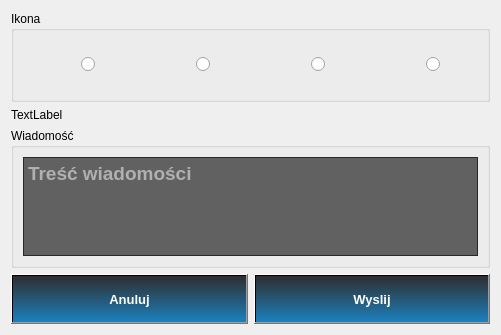
<?xml version="1.0" encoding="UTF-8"?>
<ui version="4.0">
 <class>Uslugi_odpowiedz</class>
 <widget class="QDialog" name="Uslugi_odpowiedz">
  <property name="geometry">
   <rect>
    <x>0</x>
    <y>0</y>
    <width>501</width>
    <height>335</height>
   </rect>
  </property>
  <property name="windowTitle">
   <string>Dialog</string>
  </property>
  <property name="styleSheet">
   <string notr="true">#Uslugi_odpowiedz{border-image: url(:/img/img/info_bg.jpeg);}
</string>
  </property>
  <layout class="QGridLayout" name="gridLayout_2">
   <item row="3" column="1">
    <widget class="QPushButton" name="pushButton">
     <property name="minimumSize">
      <size>
       <width>0</width>
       <height>50</height>
      </size>
     </property>
     <property name="font">
      <font>
       <family>Arial</family>
       <pointsize>10</pointsize>
       <weight>75</weight>
       <bold>true</bold>
      </font>
     </property>
     <property name="styleSheet">
      <string notr="true">background-color: qlineargradient(spread:pad, x1:0, y1:1, x2:0, y2:0, stop:0 rgba(29, 128, 189, 255), stop:1 rgba(46, 46, 46, 255));color:white</string>
     </property>
     <property name="text">
      <string>Wyslij</string>
     </property>
    </widget>
   </item>
   <item row="3" column="0">
    <widget class="QPushButton" name="pushButton_2">
     <property name="minimumSize">
      <size>
       <width>0</width>
       <height>50</height>
      </size>
     </property>
     <property name="font">
      <font>
       <family>Arial</family>
       <pointsize>10</pointsize>
       <weight>75</weight>
       <bold>true</bold>
      </font>
     </property>
     <property name="styleSheet">
      <string notr="true">background-color: qlineargradient(spread:pad, x1:0, y1:1, x2:0, y2:0, stop:0 rgba(29, 128, 189, 255), stop:1 rgba(46, 46, 46, 255));color:white</string>
     </property>
     <property name="text">
      <string>Anuluj</string>
     </property>
    </widget>
   </item>
   <item row="2" column="0" colspan="2">
    <widget class="QGroupBox" name="groupBox">
     <property name="sizePolicy">
      <sizepolicy hsizetype="Preferred" vsizetype="Expanding">
       <horstretch>0</horstretch>
       <verstretch>0</verstretch>
      </sizepolicy>
     </property>
     <property name="styleSheet">
      <string notr="true"/>
     </property>
     <property name="title">
      <string>Wiadomość</string>
     </property>
     <layout class="QGridLayout" name="gridLayout_4">
      <item row="0" column="0">
       <widget class="QTextEdit" name="textEdit">
        <property name="font">
         <font>
          <family>Arial</family>
          <pointsize>14</pointsize>
          <weight>75</weight>
          <bold>true</bold>
         </font>
        </property>
        <property name="styleSheet">
         <string notr="true">background-color: rgba(0, 0, 0, 150);color:white</string>
        </property>
        <property name="placeholderText">
         <string>Treść wiadomości </string>
        </property>
       </widget>
      </item>
     </layout>
    </widget>
   </item>
   <item row="0" column="0" colspan="2">
    <widget class="QGroupBox" name="groupBox_2">
     <property name="styleSheet">
      <string notr="true"/>
     </property>
     <property name="title">
      <string>Ikona</string>
     </property>
     <layout class="QGridLayout" name="gridLayout_3">
      <item row="1" column="1">
       <widget class="QRadioButton" name="radioButton">
        <property name="text">
         <string/>
        </property>
       </widget>
      </item>
      <item row="1" column="0">
       <widget class="QLabel" name="label">
        <property name="minimumSize">
         <size>
          <width>0</width>
          <height>50</height>
         </size>
        </property>
        <property name="baseSize">
         <size>
          <width>0</width>
          <height>0</height>
         </size>
        </property>
        <property name="styleSheet">
         <string notr="true">border-image: url(:/img/img/notiimg.png);</string>
        </property>
        <property name="text">
         <string/>
        </property>
       </widget>
      </item>
      <item row="1" column="3">
       <widget class="QRadioButton" name="radioButton_2">
        <property name="text">
         <string/>
        </property>
       </widget>
      </item>
      <item row="1" column="7">
       <widget class="QRadioButton" name="radioButton_4">
        <property name="text">
         <string/>
        </property>
       </widget>
      </item>
      <item row="1" column="5">
       <widget class="QRadioButton" name="radioButton_3">
        <property name="text">
         <string/>
        </property>
       </widget>
      </item>
      <item row="1" column="6">
       <widget class="QLabel" name="label_4">
        <property name="styleSheet">
         <string notr="true">border-image: url(:/img/img/notiimg4.png);</string>
        </property>
        <property name="text">
         <string/>
        </property>
       </widget>
      </item>
      <item row="1" column="2">
       <widget class="QLabel" name="label_2">
        <property name="styleSheet">
         <string notr="true">border-image: url(:/img/img/notiimg2.png);</string>
        </property>
        <property name="text">
         <string/>
        </property>
       </widget>
      </item>
      <item row="1" column="4">
       <widget class="QLabel" name="label_3">
        <property name="styleSheet">
         <string notr="true">border-image: url(:/img/img/notiimg3.png);</string>
        </property>
        <property name="text">
         <string/>
        </property>
       </widget>
      </item>
     </layout>
    </widget>
   </item>
   <item row="1" column="0">
    <widget class="QLabel" name="label_info">
     <property name="text">
      <string>TextLabel</string>
     </property>
    </widget>
   </item>
  </layout>
 </widget>
 <resources/>
 <connections/>
</ui>
